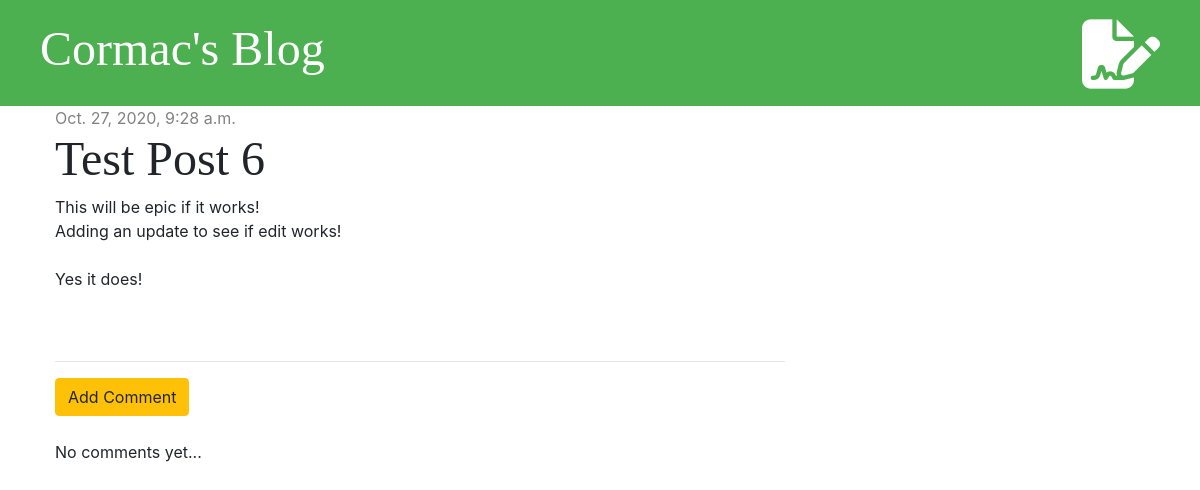
The page /post/6/ on the database as committed earlier.
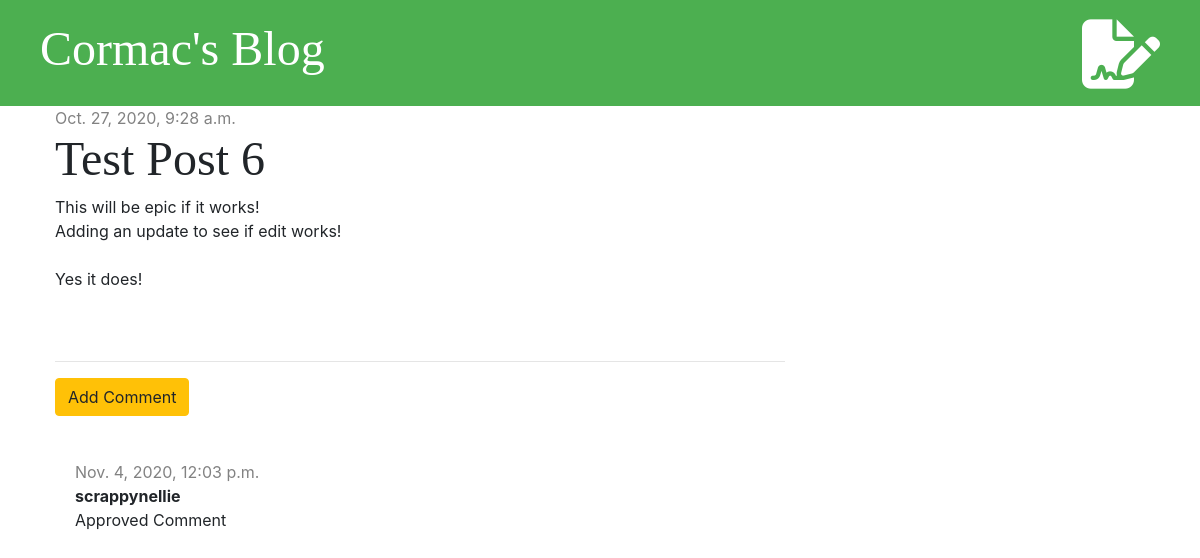
The same page on the database as committed later.
### blog/models.py (models this page shows, shortened)
class Post(models.Model):
    author = models.ForeignKey('auth.User', on_delete=models.CASCADE)
    title = models.CharField(max_length=200)
    text = models.TextField()
    created_date = models.DateTimeField(default=timezone.now)
    published_date = models.DateTimeField(blank=True, null=True)

class Comment(models.Model):
    post = models.ForeignKey('blog.Post', on_delete=models.CASCADE, related_name='comments')
    author = models.CharField(max_length=100)
    text = models.TextField()
    created_date = models.DateTimeField(default=timezone.now)
    approved = models.BooleanField(default=False)

### blog/views.py (the view)
# urls.py: path('post/<int:pk>/', views.post_detail, name='post_detail'),
def post_detail(request, pk):
    post = get_object_or_404(Post, pk=pk)
    stuff_for_frontend = {'post': post}
    return render(request, 'blog/post_detail.html', stuff_for_frontend)

### blog/templates/blog/post_detail.html (shortened to what this page needs)
{% extends 'blog/base.html' %}
{% block content %}
    <div class="post">
        {% if post.published_date %}
            <div class="date">
                {{ post.published_date }}
            </div>
        {% else %}
            <a href="{% url 'post_publish' pk=post.pk %}" class="btn btn-warning">Publish</a>
        {% endif %}
        <h1>{{ post.title }}</h1>
        <p>{{ post.text|linebreaksbr }}</p>
    </div>
    <hr>
    <a href="{% url 'add_comment_to_post' pk=post.pk %}" class="btn btn-warning">Add Comment</a>
    <br>
    <br>
    {% for comment in post.comments.all %}
        {% if user.is_authenticated or comment.approved %}
            <div class="comment">
                <div class="date">
                    {{ comment.created_date }}
                </div>
                <strong>{{ comment.author }}</strong>
                <p>{{ comment.text }}</p>
            </div>
        {% endif %}
    {% empty %}
        <p>No comments yet...</p>
    {% endfor %}
{% endblock %}

### blog/templates/blog/base.html (shortened to what this page needs)
{% load static %}
<!DOCTYPE html>
<html lang="en">
<head>
    <link rel="stylesheet" href="https://stackpath.bootstrapcdn.com/bootstrap/4.5.2/css/bootstrap.min.css">
    <link rel="stylesheet" href="{% static 'css/blog.css' %}">
</head>
<body>
<div class="page-header">
    {% if user.is_authenticated %}
        <a href="{% url 'post_draft_list' %}" class="top-menu"><i class="fas fa-pencil-alt fa-2x"></i></a>
        <a href="{% url 'post_new' %}" class="top-menu"><i class="fas fa-folder-plus fa-2x"></i></a>
    <p class="top-menu">Hello, {{ user.username }} <small>(<a href="{% url 'logout' %}">Log out</a>)</small></p>
    {% else %}
     <a href="{% url 'login' %}" class="top-menu"><i class="fas fa-file-signature fa-2x"></i></a>
    {% endif %}
    <h1><a href="{% url 'post_list' %}">Cormac's Blog</a></h1>
</div>
<div class="content container">
    <div class="row">
        <div class="col-md-8">
            {% block content %}
            {% endblock %}
        </div>
    </div>
</div>
</body>
</html>

### blog/static/css/blog.css (style rules this page uses)
.page-header { background-color: rgb(76, 175, 80); margin-top: 0; padding: 20px 20px 20px 40px; }
.page-header h1, .page-header h1 a { color: #ffffff; font-size: 36pt; text-decoration: none; }
.content { margin-left: 40px; }
h1, h2, h3, h4 { font-family: "Times New Roman", Times, serif; font-size: 48px; }
.date { color: #828282; }
.post { margin-bottom: 70px; }
.top-menu, .top-menu:hover { color: #ffffff; float: right; font-size: 26pt; margin-right: 20px; }
.comment { margin: 20px 0px 20px 20px; }

Rows that differ between the two databases and show on the page:
added Comment: created_date "Nov. 4, 2020, 12:03 p.m.", author "scrappynellie", text "Approved Comment"
Other text that changed with them:
text no longer shown: "No comments yet..."
